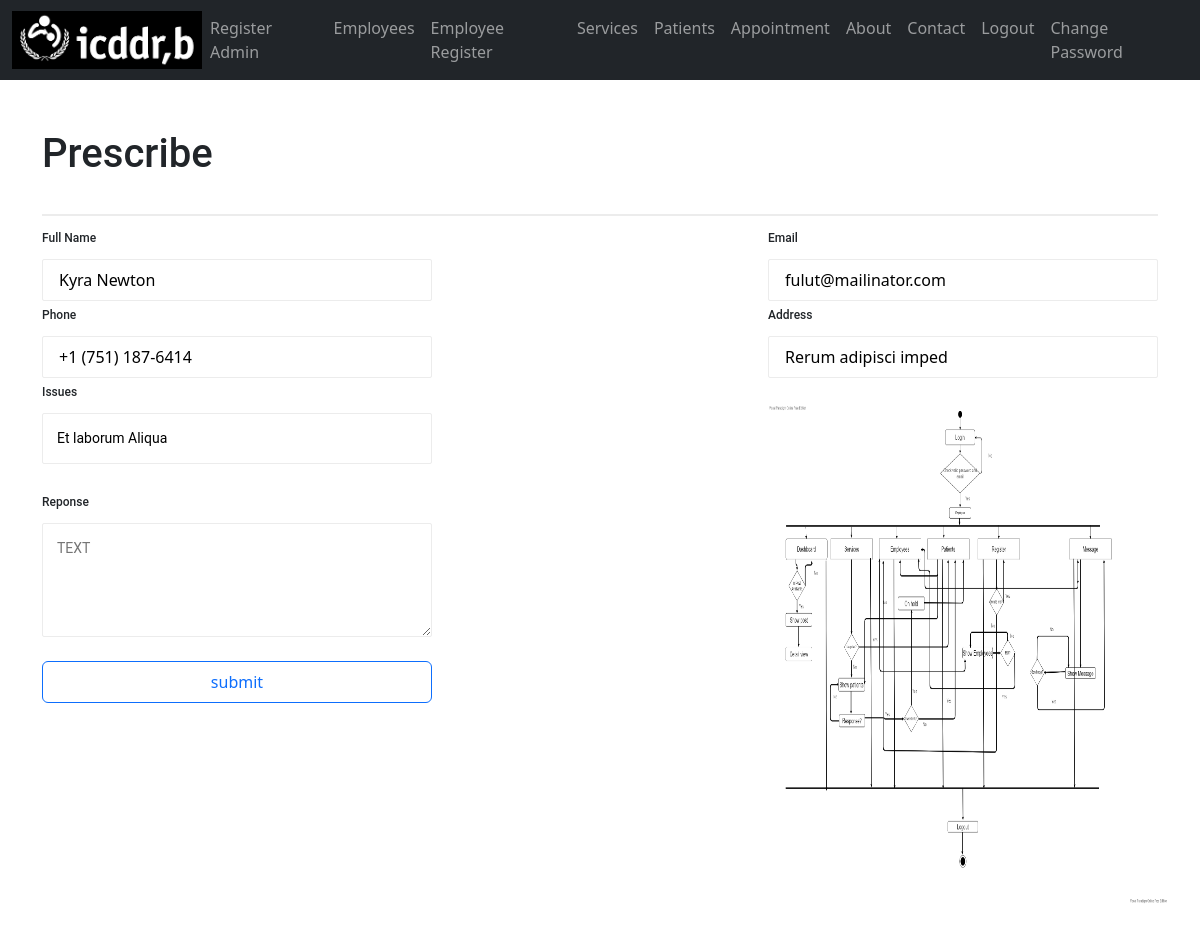
Screenshot of /intern/intern-task1/response.php?id=14 (signed in) with the database file from the repository.
### tables this page shows
CREATE TABLE `guest` (
  `id` int(255) NOT NULL,
  `fullname` varchar(255) NOT NULL,
  `email` varchar(255) NOT NULL,
  `address` varchar(255) NOT NULL,
  `phone` varchar(255) NOT NULL,
  `ptype` varchar(255) NOT NULL,
  `file` varchar(255) NOT NULL,
  `message` varchar(255) NOT NULL,
  `response` varchar(255) DEFAULT NULL
);

### intern/intern-task1/init.php (called while the page is built, shortened)
<?php
$source = new source;
?>

### classes/source.php (called while the page is built, shortened)
<?php
class source extends db{
    public $Query;
    public function Query($query,$param = []){
        if(empty($param)){
            $this->Query = $this->db->prepare($query);
            return $this->Query->execute();
        }else{
            $this->Query = $this->db->prepare($query);
            return $this->Query->execute($param);
        }
    }
    public function SingleRow(){
        return $this->Query->fetch(PDO::FETCH_OBJ);
    }
}
?>

### classes/db.php (called while the page is built, shortened)
<?php
class db{
    private $host = "localhost";
    private $username = "root";
    private $password = "";
    private $database = "intern";
    public function __construct(){
        try{
            $this->db = new PDO("mysql:hsot=".$this->host.";dbname=".$this->database,
            $this->username,$this->password);
        }catch(PDOException $e){
            echo "Connection problem : ".$e->getMessage();
        }
    }
}
?>

### intern/intern-task1/response.php (the view, shortened to what this page needs)
<?php
include "init.php";
$query = $source->Query("Select * FROM guest where id=?", [$_GET['id']]);
$profile = $source->singleRow();
?>
<!DOCTYPE html>
<html lang="en">
<head>
  <link href="https://cdn.jsdelivr.net/npm/bootstrap@5.0.2/dist/css/bootstrap.min.css" rel="stylesheet">
  <link rel="stylesheet" href="style/style1.css">
  <link rel="stylesheet" href="style/css_responsive.css">
</head>
<body>
  <?php
        include 'splitfile/navbar.php'
        ?>
  <div class="container">
    <h1>Prescribe</h1>
    <form action="" method="post" enctype="multipart/form-data">
      <div class="fdl">
        <label for="name">Full Name</label>
        <input id="name" name="fullname" type="text" value="<?php echo $profile->fullname; ?>" readonly>
        <label for="phone">Phone</label>
        <input id="phone" name="phone" type="tel" value="<?php echo $profile->phone; ?>" readonly>
        <label for="phone">Issues</label>
        <input id="message" name="message" type="message" value="<?php echo $profile->message; ?>" readonly>
        <label for="response">Reponse</label>
      <textarea name="response" id="message" cols="30" rows="4" placeholder="TEXT"></textarea>
      </div>
      <div class="fdr">
        <label for="email">Email</label>
        <input id="email" name="email" type="email" value="<?php echo $profile->email; ?>" readonly>
        <label for="address">Address</label>
        <input id="address" name="address" type="text" value="<?php echo $profile->address; ?>" readonly>
        <img src="Uploads/<?php echo $profile->file; ?>" height=500px width=400px>
      </div>
      <div class="signupbtn">
        <input type="submit" name="submit" value="submit" class="btn btn-outline-primary">
      </div>
    </form>
  </div>
</body>
</html>

### style/style1.css (style rules this page uses)
* { box-sizing: border-box; margin: 0; padding: 0; }
body { background-color: #66b4c7; }
.container { width: 930px; margin: 0px auto; padding: 50px; background-color: #FFFFFF; overflow: hidden; }
.fdl { padding: 0; width: 390px; height: auto; float: left; }
.fdr { padding: 0; width: 390px; height: auto; float: right; }
h1 { font-size: 36px; padding-bottom: 36px; margin-bottom: 36px; border-bottom: 2px solid #ECECEC; font-family: 'Roboto', sans-serif; font-weight: 500; }
input { display: block; height: 42px; font-size: 14px; padding: 16px; margin-bottom: 24px; border: 1px solid #ECECEC; border-radius: 2px; width: 390px; font-family: 'Roboto', sans-serif; font-weight: 500; }
label { display: inline-block; font-size: 12px; font-weight: 500; text-align: left !important; font-family: 'Roboto', sans-serif; padding-bottom: 12px; }
input::placeholder { font-style: italic; font-weight: 400; }
#message { width: 390px; font-size: 14px; font-weight: 400; font-family: 'Roboto', sans-serif; padding: 14px; height: auto; border: 1px solid #ECECEC; ; border-radius: 2px; display: block; margin-bottom: 24px; }
#message::placeholder { font-family: 'Roboto', sans-serif; }

### style/css_responsive.css (style rules this page uses)
* { box-sizing: border-box; margin: 0; padding: 0; }

### rows the page displays
guest: fullname "Kyra Newton", phone "+1 (751) 187-6414", message "Et laborum Aliqua", email "fulut@mailinator.com", address "Rerum adipisci imped", file (picture)
